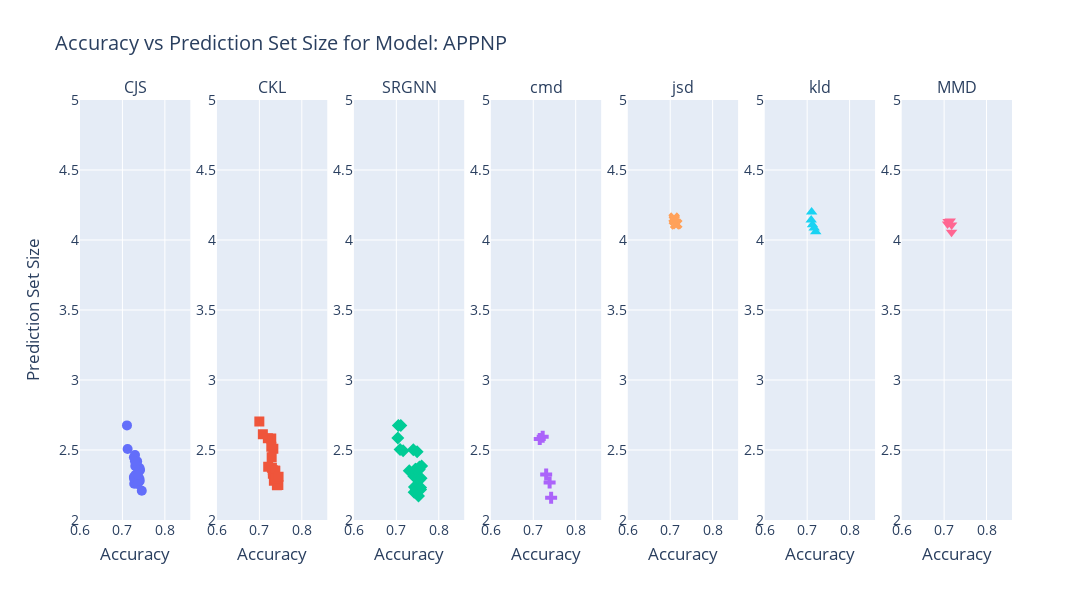
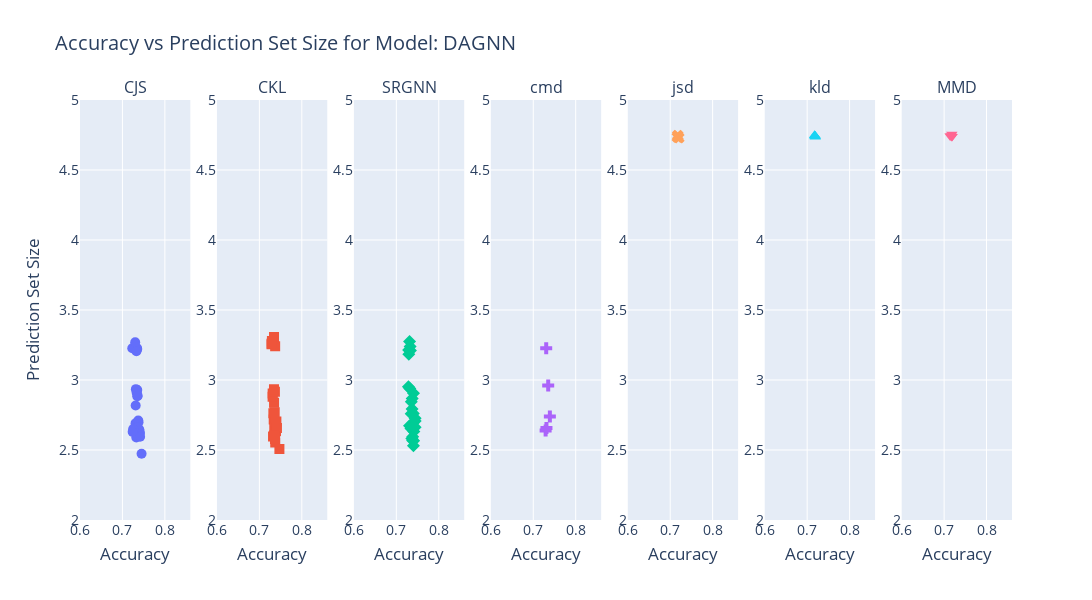
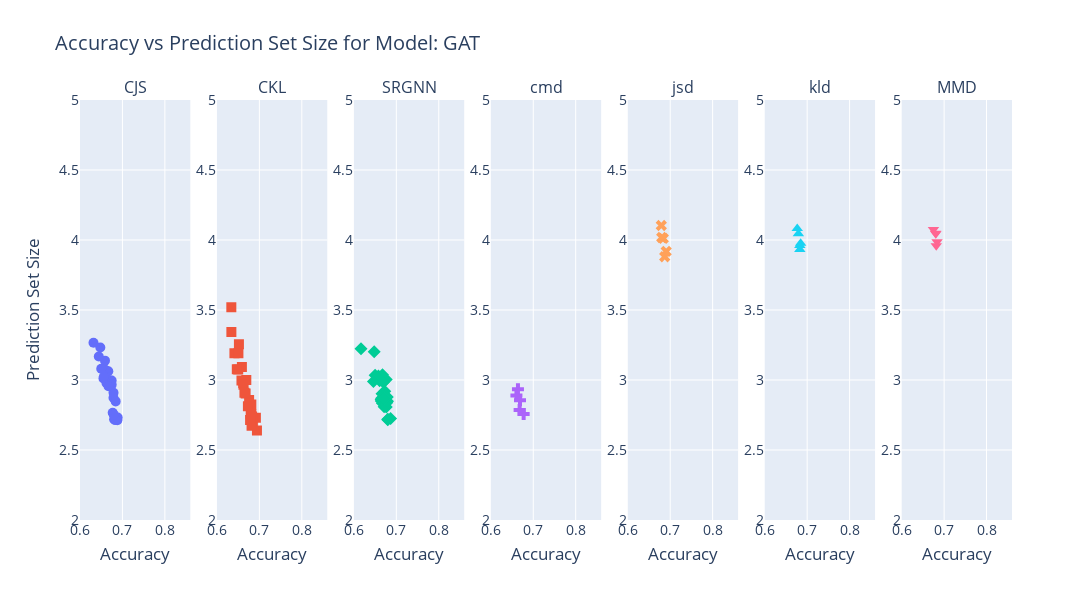
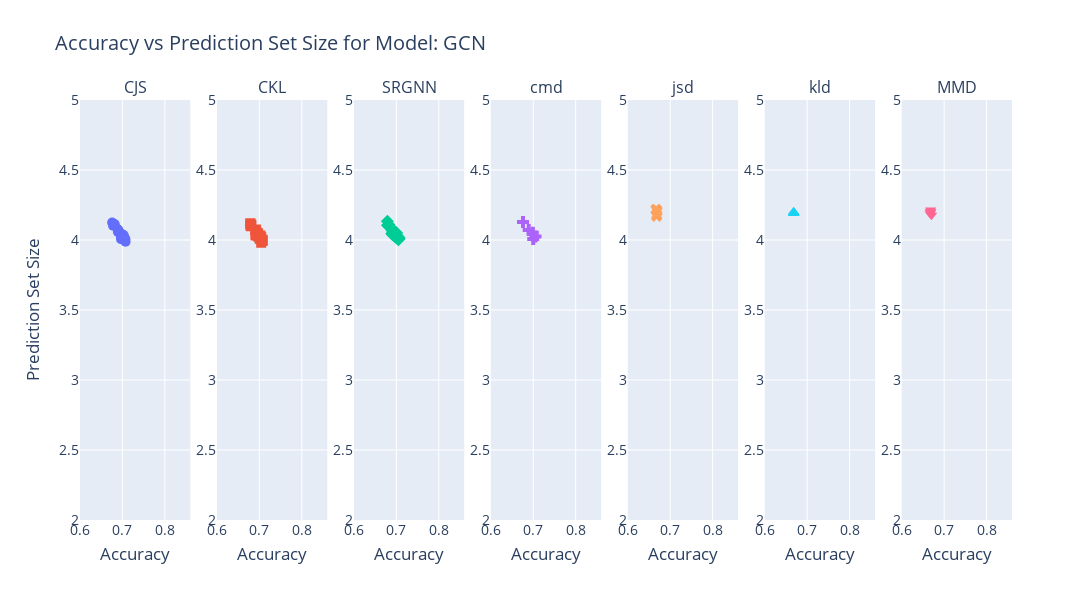

The notebook cell these images were saved under, in order:
### Markdown cell above
# Accuracy vs Prediction Set Size(model fix and varying methods)

### Code cell
import pandas as pd
import plotly.graph_objects as go
from plotly.subplots import make_subplots

# Load the CSV file
file_path = 'comprehensive_predictions_summary_4.csv'  # replace with your file path
df = pd.read_csv(file_path)

# Extract unique models and methods
models = df['Model'].unique()
methods = df['Method'].unique()

# Exclude methods 'IID' and 'biased(CE)'
methods = [method for method in methods if method not in ['IID', 'biased(CE)']]

# Define symbols for different methods
symbols = ['circle', 'square', 'diamond', 'cross', 'x', 'triangle-up', 'triangle-down']

# Loop through each model and create a subplot figure for each
for model in models:
    # Filter data for the current model
    model_data = df[df['Model'] == model]

    # Create a figure with subplots (one subplot for each method)
    fig = make_subplots(
        rows=1, cols=len(methods),  # Subplots for the number of methods
        subplot_titles=methods  # Titles for each subplot (methods)
    )

    # Loop through each method and add scatter plots in each subplot
    for i, method in enumerate(methods):
        method_data = model_data[model_data['Method'] == method]
        
        fig.add_trace(
            go.Scatter(
                x=method_data['Accuracy_mean'],  # Accuracy on the x-axis
                y=method_data['Prediction_Size_90_mean'],  # Prediction Set Size on the y-axis
                mode='markers',  # Keep scatter plot
                name=method,
                marker=dict(symbol=symbols[i], size=10),  # Different symbols for each method
                hovertemplate=(  # Customize hover information
                    'Method: %{text}<br>' +
                    'LD1: %{customdata[0]}<br>' +
                    'LD2: %{customdata[1]}<br>' +
                    'Alpha Bias: %{customdata[2]}<br>' +
                    'Accuracy: %{x}<br>' +
                    'Prediction Set Size: %{y}<extra></extra>'
                ),
                text=method_data['Method'],  # Hover display of the method name
                customdata=method_data[['LD1', 'LD2', 'Alpha Bias']]  # Additional hover data
            ),
            row=1, col=i+1  # Position of the subplot (row=1, col=i+1)
        )

    # Update layout for the figure
    fig.update_layout(
        title=f"Accuracy vs Prediction Set Size for Model: {model}",
        height=600,
        width=1400,  # Adjust width for subplots
        font=dict(size=14),
        showlegend=False,  # No legend needed (one plot per method)
        yaxis_title="Prediction Set Size"  # Common y-axis title for all subplots
    )

    # Manually adjust the x-axis title for each subplot and position the title
    for i in range(1, len(methods) + 1):
        fig.update_xaxes(title_text="Accuracy", row=1, col=i, title_standoff=10)

    # Set the same range for all x and y axes
    fig.update_yaxes(range=[2.0, 5])  # Adjust x-axis range to [2.1, 5]
    fig.update_xaxes(range=[0.6, 0.86])
    
    # Show the figure for the current model
    fig.show()
